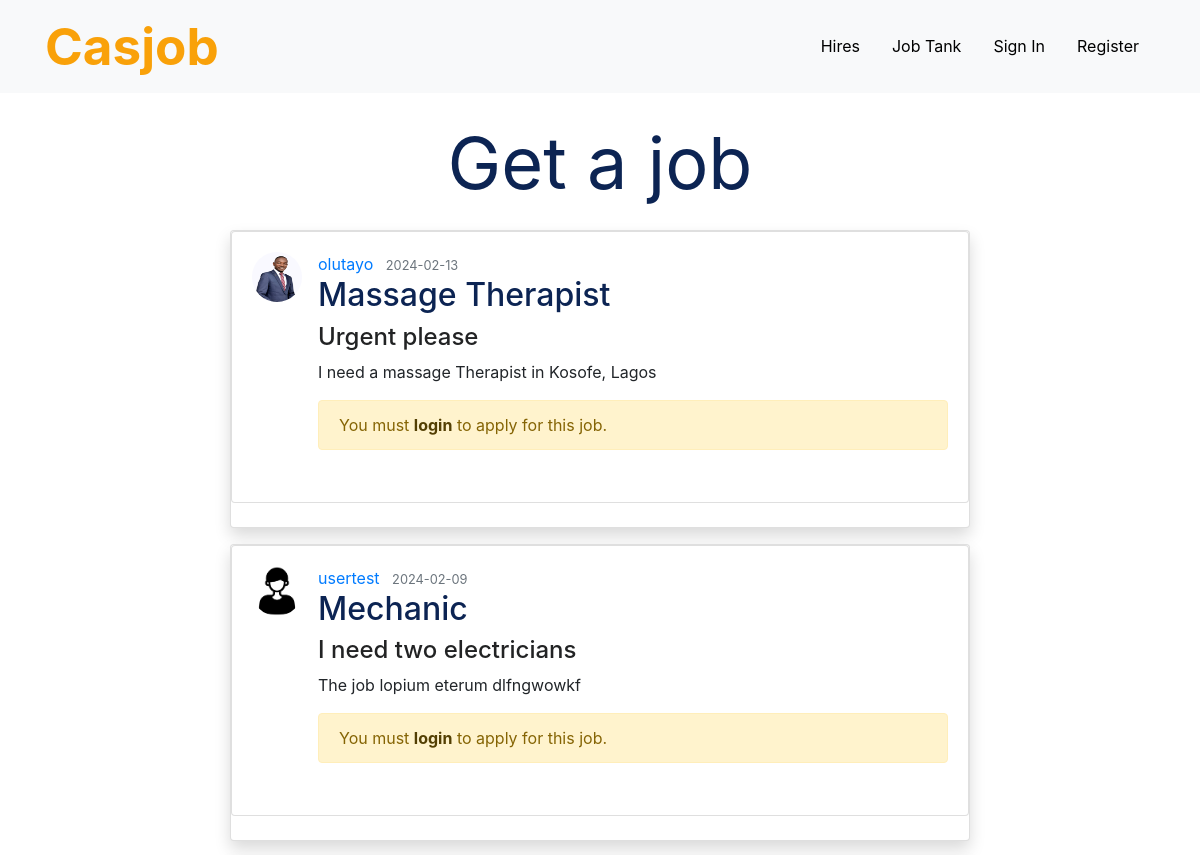
/jobs (upper part), run on an earlier commit of the app's database.
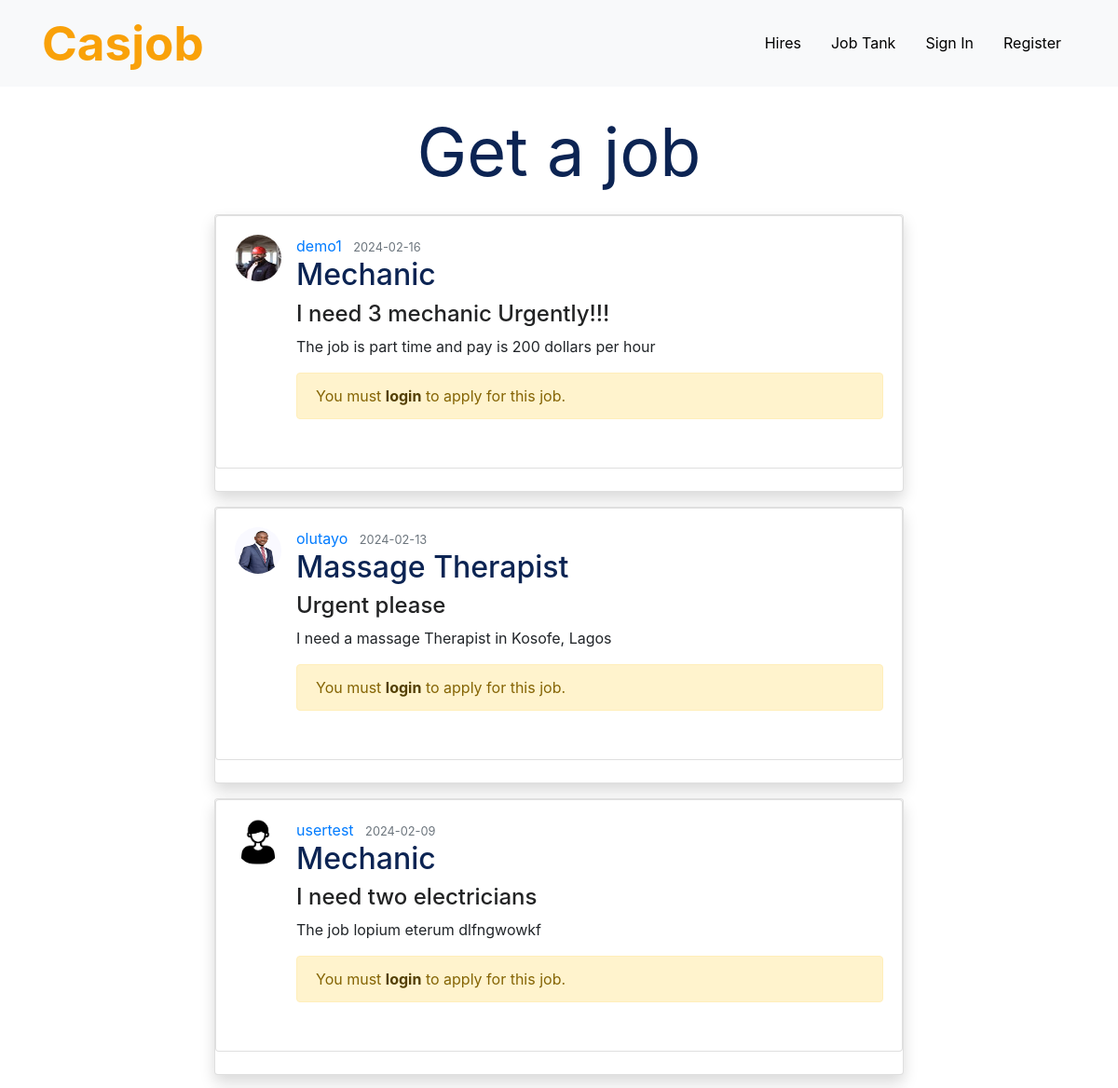
And on a later commit of the database.
### casjob/models.py (models this page shows, shortened)
class Post(db.Model):
    id = db.Column(db.Integer, primary_key=True)
    title = db.Column(db.String(100), nullable=False)
    date_posted = db.Column(db.DateTime, nullable=False, default=datetime.utcnow)
    skill_type = db.Column(db.String(50), nullable=False)
    job_description = db.Column(db.Text, nullable=False)
    user_id = db.Column(db.Integer, db.ForeignKey('user.id'))

class User(db.Model, UserMixin):
    id = db.Column(db.Integer, primary_key=True)
    firstname = db.Column(db.String(20), unique=False, nullable=True)
    lastname = db.Column(db.String(20), unique=False, nullable=True)
    username = db.Column(db.String(20), unique=True, nullable=False)
    phone_number = db.Column(db.String(20), unique=True, nullable=True)
    email = db.Column(db.String(120), unique=True, nullable=False)
    skill_type = db.Column(db.String(50), nullable=True)
    bio = db.Column(db.String(300), nullable=True)
    image_file = db.Column(db.String(20), nullable=False, default='default.jpg')
    password = db.Column(db.String(60), nullable=False)
    years_of_experience = db.Column(db.Integer)
    posts = db.relationship('Post', backref='author', lazy=True)
    applications = db.relationship('JobApplication', backref='applicant', lazy=True)

### casjob/routes.py (the view)
@app.route('/jobs')
def job_tank():
    page = request.args.get('page', 1, type=int)
    posts = Post.query.order_by(Post.date_posted.desc()).paginate(page=page, per_page=5)
    user_ids = [post.user_id for post in posts.items]
    users = User.query.filter(User.id.in_(user_ids)).all()
    user_phone_numbers = {user.id: user.phone_number for user in users}
    return render_template('job_tank.html', posts=posts, user_phone_numbers=user_phone_numbers)

### casjob/Templates/job_tank.html (shortened to what this page needs)
{% extends "base.html" %}
{% block content %}
<div class="joint">
<h2 class="display-3 mb-4 text-center"><b>Get a job</b></h2>
{% for post in posts.items %}
    <article class="shadow card mb-3 mx-auto" style="max-width: 740px;">
        <div class="card mb-4">
            <div class="card-body">
                <div class="media mb-3">
                    <img src="{{ url_for('static', filename='profile_pics/' + post.author.image_file)}}" class="rounded-circle" width="50" height="50" alt="{{ post.author.username }}">
                    <div class="media-body ml-3">
                        <div class="article-metadata">
                            <a class="mr-2" href="{{ url_for('user_job_posts', username=post.author.username) }}">{{ post.author.username }}</a>
                            <small class="text-muted">{{ post.date_posted.strftime('%Y-%m-%d') }}</small>
                        </div>
                        <h2><a class="article-title" href="#">{{ post.skill_type }}</a></h2>
                        <h4><a class="article-title" href="{{ url_for('post', post_id=post.id)}}">{{ post.title }}</a></h4>
                        <p class="article-content">{{ post.job_description }}</p>
                        {% if current_user.is_authenticated %}
                            {% if post.author != current_user %}
                                <div class="form-group text-right">
                                    <a href="https://wa.me/{{ user_phone_numbers[post.author.id] }}" class="btn btn-outline-info custom-submit-btn" target="_blank">Apply</a>
                                </div>
                            {% endif %}
                        {% else %}
                        <div class="alert alert-warning" role="alert">
                            You must <a href="{{ url_for('login') }}" class="alert-link">login</a> to apply for this job.
                        </div>
                        {% endif %}
                    </div>
                </div>
            </div>
        </div>
    </article>
{% endfor %}
</div>
{% endblock content %}

### casjob/Templates/base.html (shortened to what this page needs)
<!DOCTYPE html>
<html lang="en">
  <head>
    <link
      rel="stylesheet"
      href="https://cdn.jsdelivr.net/npm/bootstrap@4.3.1/dist/css/bootstrap.min.css"
    />
    <link rel="stylesheet" href="../static/styles.css?{{cache_id}}" />
  </head>
  <body>
<nav class="navbar navbar-expand-lg fixed-top bg-light navbar-light">
  <div class="container">
    <a href="/" class="logo"><span>Casjob</span></a>
    <div class="collapse navbar-collapse" id="navbarSupportedContent">
      <ul class="navbar-nav ml-auto align-items-center">
        <li class="nav-item">
          <a class="nav-link mx-2" href="{{ url_for('hire') }}">Hires</a>
        </li>
        <li class="nav-item">
          <a class="nav-link mx-2" href="{{ url_for('job_tank') }}">Job Tank</a>
        </li>
        {% if current_user.is_authenticated %}
        <li class="nav-item">
          <a class="nav-link mx-2" href="{{ url_for('new_job_post') }}">Post a Job</a>
        </li>
        <li class="nav-item">
          <a class="nav-link mx-2" href="{{ url_for('account') }}">Account</a>
        </li>
        <li class="nav-item">
          <a class="nav-link mx-2" href="{{ url_for('logout') }}">Log Out</a>
        </li>
        {% else %}
        <li class="nav-item">
          <a class="nav-link mx-2" href="{{ url_for('login') }}">Sign In</a>
        </li>
        <li class="nav-item">
          <a class="nav-link mx-2" href="{{ url_for('register') }}">Register</a>
        </li>
        {% endif %}
      </ul>
    </div>
  </div>
</nav>
    <main class="content mx-auto">
       {% block content %}{% endblock %}
    </main>
  </body>
</html>

### casjob/static/styles.css (style rules this page uses)
.navbar-light .navbar-nav .nav-link { color: #000; }
body { margin-top: 120px; padding: 0; }
.joint { padding: 0 50px; }
.logo span { font-size: 3.2rem; font-weight: 700; letter-spacing: 0.00001rem; color: #f9a109; }
.content { padding: 0; }
h2 a { color: #0c2453; }
h2 { color: #0c2453; }
h4 a { color: #222324; }

What changed in the data, as far as the page shows it:
added Post: image_file (picture), author.username "demo1", date_posted "2024-02-16", skill_type "Mechanic", title "I need 3 mechanic Urgently!!!", job_description "The job is part time and pay is 200 dollars per hour"
